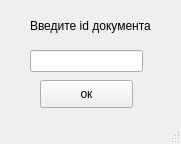
<?xml version="1.0" encoding="UTF-8"?>
<ui version="4.0">
 <class>Med</class>
 <widget class="QMainWindow" name="Med">
  <property name="geometry">
   <rect>
    <x>0</x>
    <y>0</y>
    <width>181</width>
    <height>144</height>
   </rect>
  </property>
  <property name="windowTitle">
   <string>MainWindow</string>
  </property>
  <widget class="QWidget" name="centralwidget">
   <widget class="QLineEdit" name="entry_id">
    <property name="geometry">
     <rect>
      <x>30</x>
      <y>50</y>
      <width>113</width>
      <height>22</height>
     </rect>
    </property>
   </widget>
   <widget class="QLabel" name="label_1">
    <property name="geometry">
     <rect>
      <x>30</x>
      <y>10</y>
      <width>151</width>
      <height>31</height>
     </rect>
    </property>
    <property name="text">
     <string>Введите id документа</string>
    </property>
   </widget>
   <widget class="QPushButton" name="but_ok">
    <property name="geometry">
     <rect>
      <x>40</x>
      <y>80</y>
      <width>93</width>
      <height>28</height>
     </rect>
    </property>
    <property name="text">
     <string>ок</string>
    </property>
   </widget>
  </widget>
  <widget class="QStatusBar" name="statusbar"/>
 </widget>
 <resources/>
 <connections/>
</ui>
